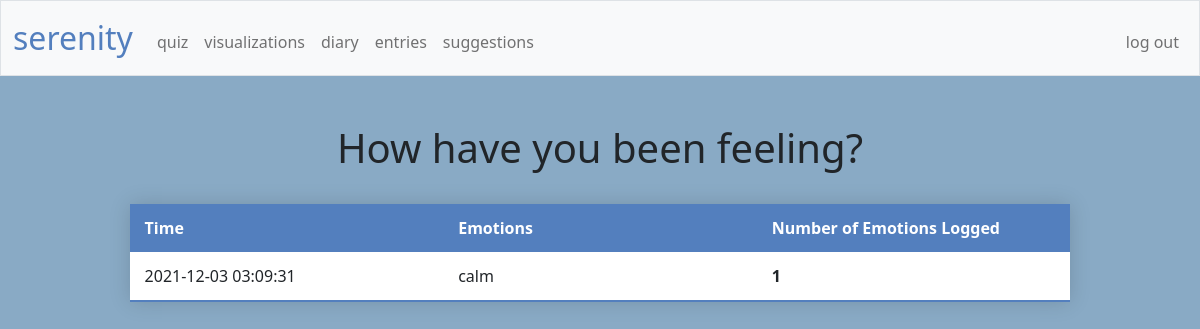
Before: /viz (signed in) with the older database file.
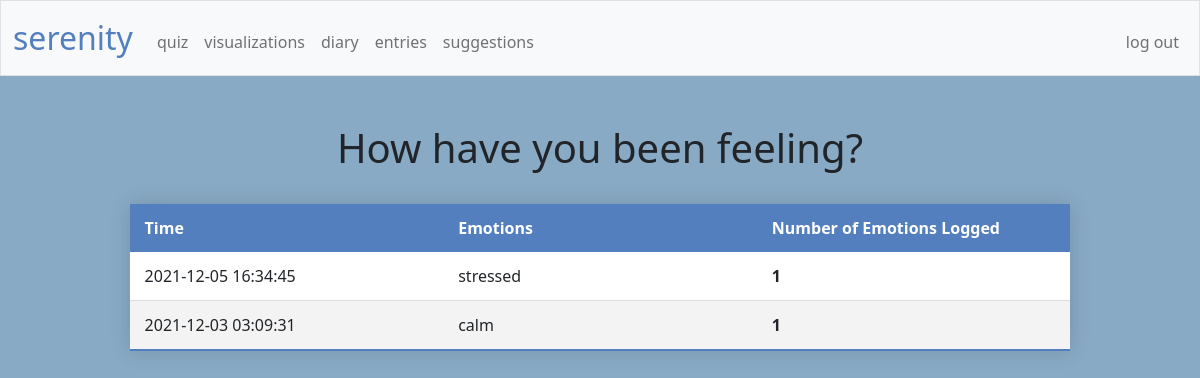
After: the same page with the newer database file.
### tables this page shows
CREATE TABLE 'emotions' ('id' INTEGER PRIMARY KEY AUTOINCREMENT NOT NULL, 'user_id' INTEGER NOT NULL, 'time' DATETIME NOT NULL DEFAULT CURRENT_TIMESTAMP, 'emotionlist' TEXT);

### app.py (the view)
@app.route("/viz")
@login_required
def viz():
    emotionlog = db.execute(
        "SELECT time, emotionlist FROM emotions WHERE user_id = ? ORDER BY time DESC", session["user_id"])
    return render_template("viz.html", emotionlog=emotionlog, string_word_count=string_word_count)

### app.py (called while the page is built)
@app.after_request
def after_request(response):
    response.headers["Cache-Control"] = "no-cache, no-store, must-revalidate"
    response.headers["Expires"] = 0
    response.headers["Pragma"] = "no-cache"
    return response

### helpers.py (called while the page is built)
def login_required(f):
    @wraps(f)
    def decorated_function(*args, **kwargs):
        if session.get("user_id") is None:
            return redirect("/login")
        return f(*args, **kwargs)
    return decorated_function

def string_word_count(s):
    return s.count(",") + 1

### templates/viz.html (shortened to what this page needs)
{% extends "layout.html" %}
{% block main %}
    <body class="background">
        <header><h1 style="text-align:center">How have you been feeling?</h1></header>
        <br>
        <table class="styled-table">
            <thead>
                <tr>
                    <th>Time</th>
                    <th>Emotions</th>
                    <th>Number of Emotions Logged</th>
                </tr>
            </thead>
            <tbody>
                {% for e in emotionlog %}
                <tr>
                    <td>{{ e["time"] }}</td>
                    <td>{{ e["emotionlist"] }}</td>
                    <th>{{ string_word_count(e["emotionlist"]) }}</th>
                </tr>
                {% endfor %}
            </tbody>
        </table>
    </body>
{% endblock %}

### templates/layout.html (shortened to what this page needs)
<!DOCTYPE html>
<html lang="en">
    <head>
        <link href="https://cdn.jsdelivr.net/npm/bootstrap@5.1.3/dist/css/bootstrap.min.css" rel="stylesheet">
        <link href="/static/styles.css" rel="stylesheet">
    </head>
    <body>
        <nav class="bg-light border navbar navbar-expand-md navbar-light">
            <div class="container-fluid">
                <a class="navbar-brand" href="/"><span class="blue">serenity</span></a>
                <div class="collapse navbar-collapse" id="navbar">
                    {% if session["user_id"] %}
                        <ul class="navbar-nav me-auto mt-2">
                            <li class="nav-item"><a class="nav-link" href="/quiz">quiz</a></li>
                            <li class="nav-item"><a class="nav-link" href="/viz">visualizations</a></li>
                            <li class="nav-item"><a class="nav-link" href="/diary">diary</a></li>
                            <li class="nav-item"><a class="nav-link" href="/entries">entries</a></li>
                            <li class="nav-item"><a class="nav-link" href="/suggest">suggestions</a></li>
                        </ul>
                        <ul class="navbar-nav ms-auto mt-2">
                            <li class="nav-item"><a class="nav-link" href="/logout">log out</a></li>
                        </ul>
                    {% else %}
                        <ul class="navbar-nav ms-auto mt-2">
                            <li class="nav-item"><a class="nav-link" href="/register">register</a></li>
                            <li class="nav-item"><a class="nav-link" href="/login">log in</a></li>
                        </ul>
                    {% endif %}
                </div>
            </div>
        </nav>
        <main class="container-fluid py-5 text-center">
            {% block main %}{% endblock %}
        </main>
    </body>
</html>

### static/styles.css (style rules this page uses)
body { font-size: 1rem; font-weight: 400; line-height: 1.5; margin: 0; text-align: left; }
nav .navbar-brand { font-size: xx-large; }
nav .navbar-brand .blue { color: #537fbe; }
.styled-table { border-collapse: collapse; background-color: transparent; margin: auto; margin-bottom: 1rem; width: 80%; table-layout: fixed; min-width: 400px; box-shadow: 0 0 20px rgba(0, 0, 0, 0.15); }
.styled-table thead tr { background-color: #537fbe; color: #ffffff; text-align: left; }
.styled-table th, .styled-table td { padding: 12px 15px; text-align: left; }
.styled-table tbody tr { border-bottom: 1px solid #dddddd; }
.styled-table tbody tr:nth-of-type(odd) { background-color: #ffffff; }
.styled-table tbody tr:nth-of-type(even) { background-color: #f3f3f3; }
.styled-table tbody tr:last-of-type { border-bottom: 2px solid #537fbe; }
.background { background-color: #89aac5; }

Changed rows visible on the page:
added emotions: time "2021-12-05 16:34:45", emotionlist "stressed", emotionlist "1"
